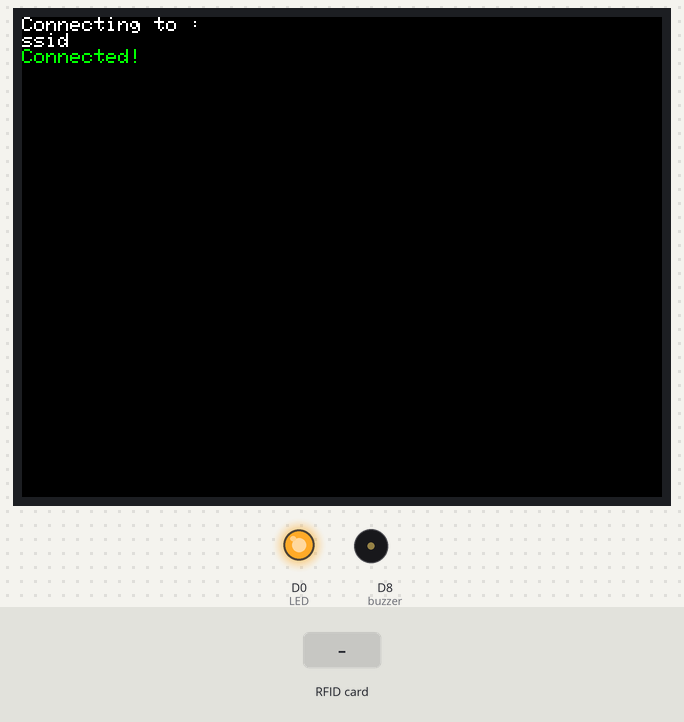
Bench run of a sketch on a simulated ESP8266 (NodeMCU). On the bench: 320×240 colour display, output pins drawn as LEDs (lit = HIGH), buzzer (waves = sounding, pin HIGH). The test bench sets the inputs (shaded band). WiFi joins after 1.5 s; servers stay silent unless stated; network time is answered at once with the bench clock; the local clock reads 2024-03-15 10:24:30 at power-on unless the sketch sets it; what the sketch prints to the serial monitor is not drawn.

Above: at 1.8 s.
At 5.0 s:
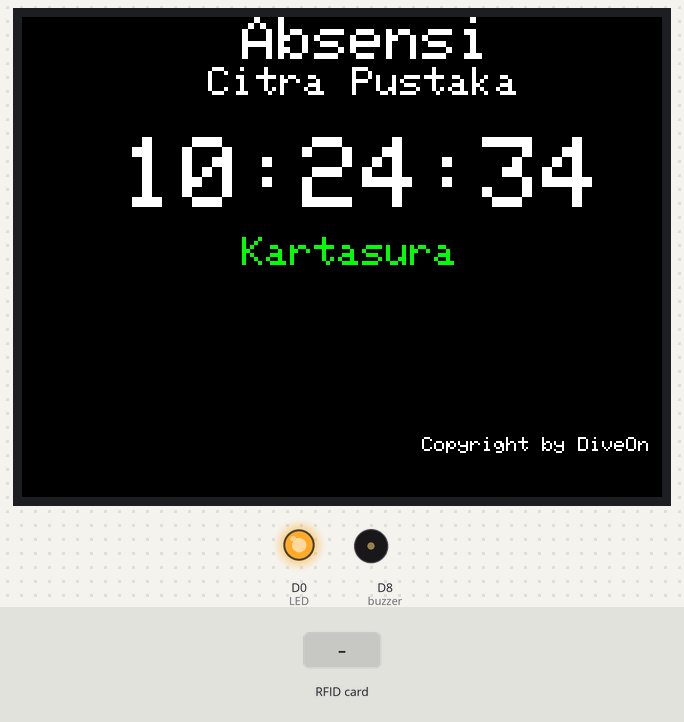
5.1 s: RFID card 5E 7A 19 C4 held to the reader
At 5.54 s:
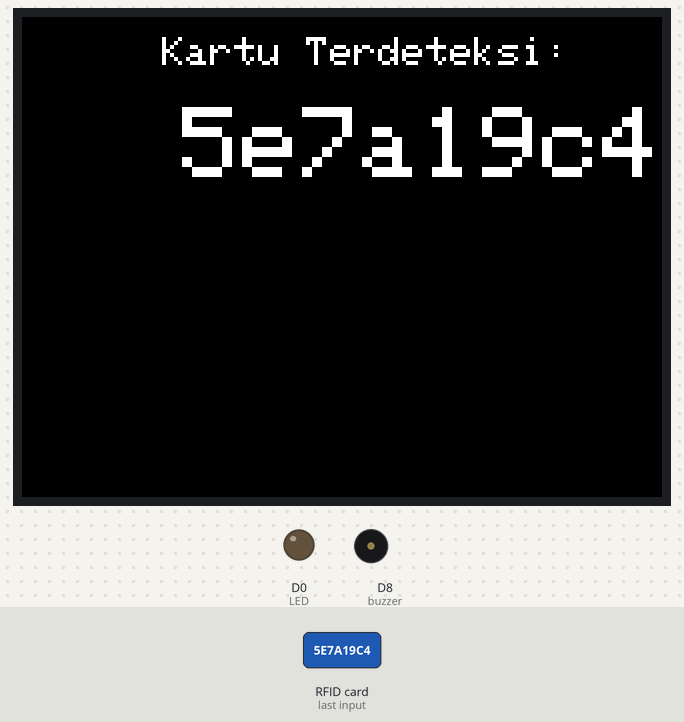
At 6.4 s:
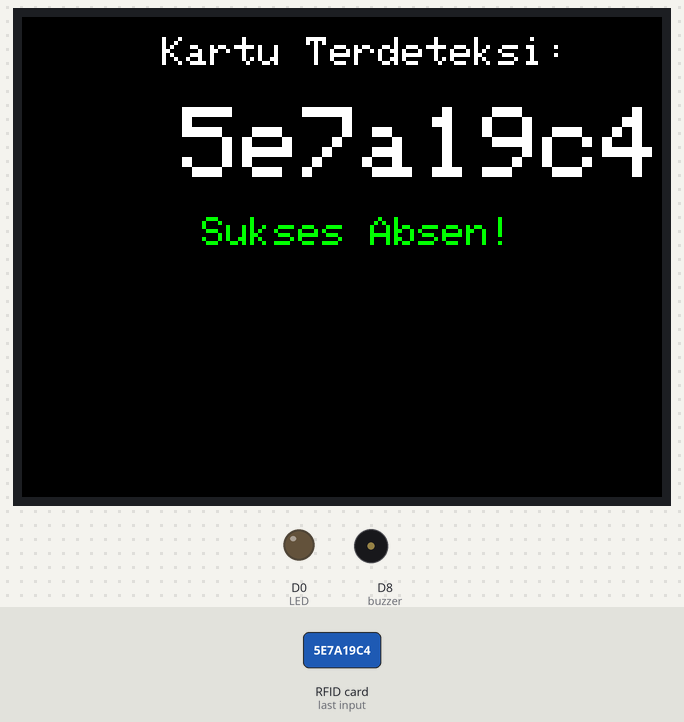
Timing chart, 0 to 8.2 s (numbered marks = the images above; inputs shaded):
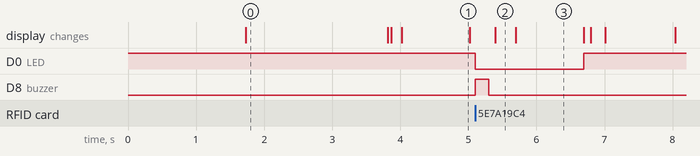

The sketch:

RFID_Presences.ino
```cpp
#include <Adafruit_GFX.h>
#include <Adafruit_ILI9341.h>
#include <ESP8266WiFi.h>
#include <WifiUdp.h>
#include <NTPClient.h>
#include <rdm6300.h>
#include <WiFiClient.h>

// Display Pin
#define display_CS  D2 //pin CS on Digital 2
#define display_RST D3 //pin RST on Digital 3
#define display_DC  D4 // pin DC on Digital 4

#define LED D0 //LED Pin D9
#define buzzer D8 // Buzzer Pin D8

#define RDM6300_RX_PIN D1 //RFID Scanner Pin D1
#define READ_LED_PIN D8 //RFID LED Pin D8

Rdm6300 rdm6300;

//Wifi Connect
const char ssid[] = "ssid";
const char pass[] = "pass";
const long utcOffsetInSeconds = 25200;
String city = "Kartasura"; //Displayed city on TFT display

bool alarm = false;
String hour,minute,second;
String string, uid;

String host = "host"; //host for where the web located
const int httpsPort = 443; //https port

const char fingerprint[] PROGMEM = "fingerprint"; //https fingerprint

char daysOfTheWeek[7][12] = {"Sunday", "Monday", "Tuesday", "Wednesday", "Thursday", "Friday", "Saturday"};

WiFiUDP ntp;
NTPClient timeClient(ntp, "pool.ntp.org", utcOffsetInSeconds); //setting up NTP client for real time tracker

Adafruit_ILI9341 display = Adafruit_ILI9341(display_CS, display_DC, display_RST);

void setup() {
//initialize all the components
  pinMode(buzzer,OUTPUT);
  pinMode(LED,OUTPUT);

  digitalWrite(LED,HIGH);

  Serial.begin(115200);

  rdm6300.begin(RDM6300_RX_PIN);

  display.begin();
  display.fillScreen(ILI9341_BLACK); //display background
  display.setTextColor(ILI9341_WHITE); // display text color
  display.setRotation(1); // layout for the display for landscape

//starting wifi client
  WiFi.begin(ssid, pass);

  display.println("Connecting to :");
  display.println(ssid);

  Serial.print("Connecting");
  while(WiFi.status() != WL_CONNECTED){
    delay(500);
    Serial.print(".");
    }
  Serial.println("");
  display.setTextColor(ILI9341_GREEN);
  display.println("Connected!");
  delay(2000);
  display.fillScreen(ILI9341_BLACK);

  timeClient.begin();

  Serial.println("Scan Card");
}

void loop() {

 //Setting up all displayed information for the screen
  display.setCursor(110,0);
  display.setTextColor(ILI9341_WHITE, ILI9341_BLACK);
  display.setTextSize(3);
  display.println("Absensi");
  display.setTextSize(2);
  display.setCursor(93,25);
  display.println("Citra Pustaka");

  timeClient.update();

  int seconds = timeClient.getSeconds();
  int minutes = timeClient.getMinutes();
  int hours   = timeClient.getHours();

  display.setTextSize(5);
  display.setCursor(50,60);
  display.setTextColor(ILI9341_WHITE, ILI9341_BLACK);

  if(hours < 10){
    hour = "0"+String(hours);
  }else{
    hour = String(hours);
  }
  if(minutes < 10){
    minute = "0"+String(minutes);
  }else{
    minute = String(minutes);
  }
  if(seconds < 10){
    second = "0"+String(seconds);
  }else{
    second = String(seconds);
  }

  display.println(hour + ":" + minute + ":" + second);;

  display.setCursor(110,110);
  display.setTextSize(2);
  display.setTextColor(ILI9341_GREEN, ILI9341_BLACK);
  display.println(city);

  display.setCursor(200,210);
  display.setTextColor(ILI9341_WHITE, ILI9341_BLACK);
  display.setTextSize(1);
  display.println("Copyright by DiveOn");

  //Creating custom alarm
  if(timeClient.getHours() == 8){
      alarm = true;
    }
  if(timeClient.getHours() == 11 && timeClient.getMinutes() == 30 && timeClient.getDay() != 6){
      alarm = true;
    }
  if(timeClient.getHours() == 12 && timeClient.getMinutes() == 30 && timeClient.getDay() != 6){
      alarm = true;
    }
  if(timeClient.getHours() == 16){
      alarm = true;
    }
  if(timeClient.getDay() == 5 && timeClient.getHours() == 13 && timeClient.getMinutes() < 1){
      alarm = true;
    }
  if(timeClient.getDay() == 6 && timeClient.getHours() == 13 && timeClient.getMinutes() < 1){
      alarm = true;
    }
  else{
      alarm = false;
      digitalWrite(buzzer,LOW);
    }

  if(alarm == true && timeClient.getSeconds() <= 5){ //if alarm status are activated, turn on buzzer and LED indicator for 5 seconds each
      Serial.println("On");
      digitalWrite(LED,HIGH);
      digitalWrite(buzzer,HIGH);
      delay(1000);
      digitalWrite(buzzer,LOW);
      digitalWrite(LED,LOW);
    }

  digitalWrite(LED,HIGH);
   //Alarm END


   //Scan Card

   if(rdm6300.get_new_tag_id()){
      Serial.print("Card detected :"); Serial.println(rdm6300.get_tag_id(), HEX);      digitalWrite(buzzer,HIGH);
      digitalWrite(LED,LOW);
      digitalWrite(buzzer,HIGH);
      delay(200);
      digitalWrite(buzzer,LOW);

      uid = String(rdm6300.get_tag_id(), HEX);
      display.setCursor(0,0);
      display.fillScreen(ILI9341_BLACK);
      display.setTextSize(2);
      display.setCursor(70,10);
      display.println("Kartu Terdeteksi:");
      display.setTextSize(5);
      display.setCursor(80,45);
      display.println(uid);

      WiFiClientSecure Client;
      Client.setFingerprint(fingerprint);
      Client.setTimeout(15000);
      Client.setInsecure();
      delay(100);

      if(!Client.connect(host,httpsPort)){
        Serial.println("Connection Failed");
        return;
        }

      String card = uid;
      String url = "url"; //url of your website
      url += card;

      Serial.print("Request Link: ");
      Serial.println(host + url);

      Client.print(String("GET ") + url + " HTTP/1.1\r\n" +
               "Host: " + host + "\r\n" +
               "Connection: close\r\n\r\n");

      Serial.println("Request Sent");

      display.setCursor(90,100);
      display.setTextSize(2);
      display.setTextColor(ILI9341_GREEN);
      display.println("Sukses Absen!");
      delay(1000);
      digitalWrite(LED,HIGH);
      display.fillScreen(ILI9341_BLACK);
    }
}
```

Measured:
- after the input at 5.1 s, D0 (LED): HIGH → LOW at once, → HIGH 1.6 s later; D8 (buzzer): LOW → HIGH at once, → LOW 0.20 s later; the display: changes after 0.30 s (image 2)
- what the display in image 0 shows lasts 2.1 s, from 1.7 s to 3.8 s
- what the display in image 1 shows lasts 1.0 s, from 4.0 s to 5.0 s
